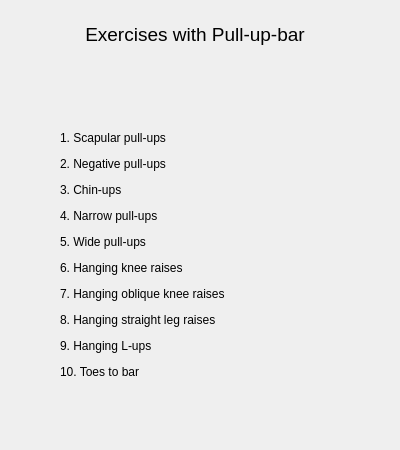
<?xml version="1.0" encoding="UTF-8"?>
<ui version="4.0">
 <class>equipment3</class>
 <widget class="QDialog" name="equipment3">
  <property name="geometry">
   <rect>
    <x>0</x>
    <y>0</y>
    <width>400</width>
    <height>450</height>
   </rect>
  </property>
  <property name="windowTitle">
   <string>Pull-up-bar Exercises</string>
  </property>
  <widget class="QLabel" name="label_2">
   <property name="geometry">
    <rect>
     <x>70</x>
     <y>20</y>
     <width>250</width>
     <height>30</height>
    </rect>
   </property>
   <property name="text">
    <string>&lt;html&gt;&lt;head/&gt;&lt;body&gt;&lt;p align=&quot;center&quot;&gt;&lt;span style=&quot; font-size:14pt; background-color:transparent;&quot;&gt;Exercises with Pull-up-bar&lt;/span&gt;&lt;/p&gt;&lt;/body&gt;&lt;/html&gt;</string>
   </property>
  </widget>
  <widget class="QLabel" name="label">
   <property name="geometry">
    <rect>
     <x>60</x>
     <y>100</y>
     <width>250</width>
     <height>311</height>
    </rect>
   </property>
   <property name="text">
    <string>&lt;html&gt;&lt;head/&gt;&lt;body&gt;&lt;p&gt;&lt;span style=&quot; background-color:transparent;&quot;&gt;1. Scapular pull-ups&lt;/span&gt;&lt;/p&gt;&lt;p&gt;&lt;span style=&quot; background-color:transparent;&quot;&gt;2. Negative pull-ups&lt;/span&gt;&lt;/p&gt;&lt;p&gt;&lt;span style=&quot; background-color:transparent;&quot;&gt;3. Chin-ups&lt;/span&gt;&lt;/p&gt;&lt;p&gt;&lt;span style=&quot; background-color:transparent;&quot;&gt;4. Narrow pull-ups&lt;/span&gt;&lt;/p&gt;&lt;p&gt;&lt;span style=&quot; background-color:transparent;&quot;&gt;5. Wide pull-ups&lt;/span&gt;&lt;/p&gt;&lt;p&gt;&lt;span style=&quot; background-color:transparent;&quot;&gt;6. Hanging knee raises&lt;/span&gt;&lt;/p&gt;&lt;p&gt;&lt;span style=&quot; background-color:transparent;&quot;&gt;7. Hanging oblique knee raises&lt;/span&gt;&lt;/p&gt;&lt;p&gt;&lt;span style=&quot; background-color:transparent;&quot;&gt;8. Hanging straight leg raises&lt;/span&gt;&lt;/p&gt;&lt;p&gt;&lt;span style=&quot; background-color:transparent;&quot;&gt;9. Hanging L-ups&lt;/span&gt;&lt;/p&gt;&lt;p&gt;&lt;span style=&quot; background-color:transparent;&quot;&gt;10. Toes to bar&lt;/span&gt;&lt;/p&gt;&lt;/body&gt;&lt;/html&gt;</string>
   </property>
  </widget>
 </widget>
 <resources/>
 <connections/>
</ui>
